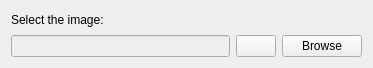
<?xml version="1.0" encoding="UTF-8"?>
<ui version="4.0">
 <class>PictureWidgetClass</class>
 <widget class="QWidget" name="PictureWidgetClass">
  <property name="geometry">
   <rect>
    <x>0</x>
    <y>0</y>
    <width>373</width>
    <height>68</height>
   </rect>
  </property>
  <property name="windowTitle">
   <string>Form</string>
  </property>
  <layout class="QGridLayout" name="gridLayout">
   <item row="0" column="0">
    <layout class="QVBoxLayout" name="verticalLayout_3">
     <item>
      <widget class="QLabel" name="label">
       <property name="text">
        <string>Select the image:</string>
       </property>
      </widget>
     </item>
     <item>
      <layout class="QHBoxLayout" name="horizontalLayout_3">
       <item>
        <widget class="QLineEdit" name="lineEdit_ImageFileName">
         <property name="enabled">
          <bool>false</bool>
         </property>
        </widget>
       </item>
       <item>
        <widget class="QPushButton" name="DefaultPPButton">
         <property name="text">
          <string/>
         </property>
        </widget>
       </item>
       <item>
        <widget class="QPushButton" name="BrowseButton">
         <property name="text">
          <string>Browse</string>
         </property>
        </widget>
       </item>
      </layout>
     </item>
    </layout>
   </item>
  </layout>
 </widget>
 <resources/>
 <connections/>
</ui>
